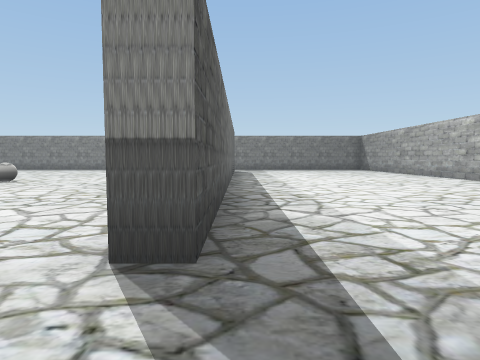
View 1 (above)

20 first-person views from a walk through a 3-D level made in the Unity game engine. The camera is 1.2 m above the floor, tilts 4° down and sees 75° across. The floor is counted in squares, 2 m on a side. Each view is taken from the middle of a square. On the plan, view 1 faces up. The plan holds only what a view shows up to about 9 squares ahead; the rest is blank. The player character is not drawn. Some surface patterns are stand-ins.

View 2
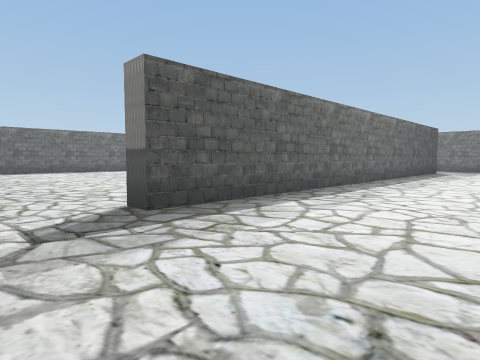

View 3
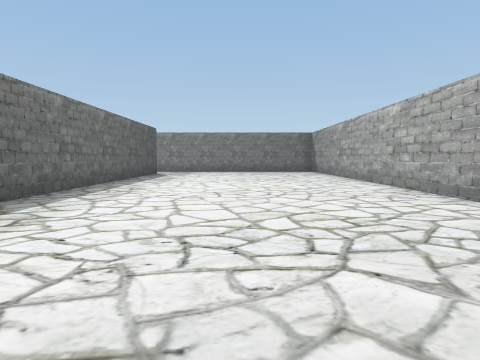

View 4
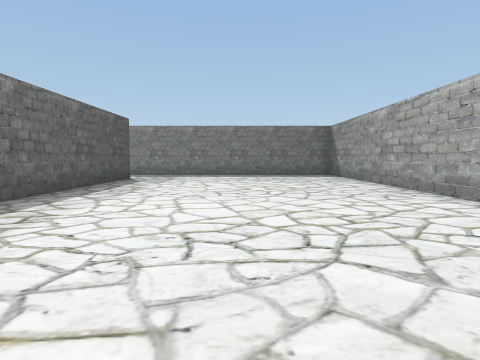

View 5
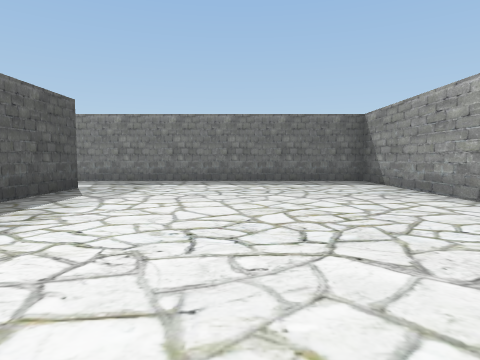

View 6
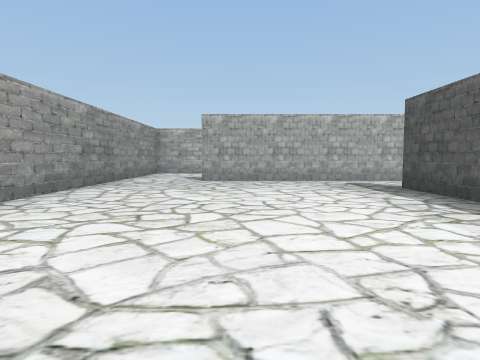

View 7
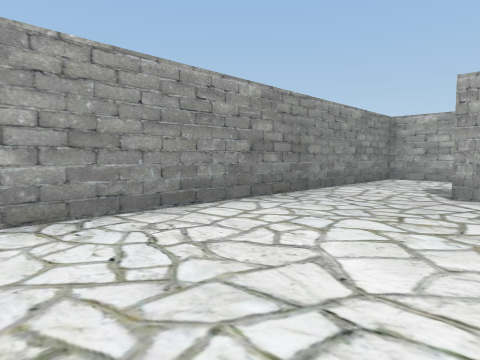

View 8
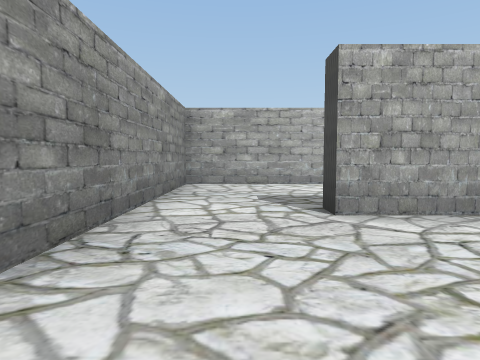

View 9
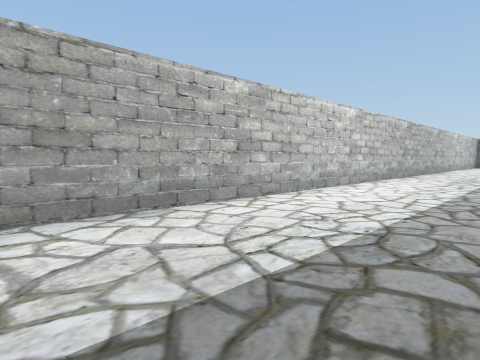

View 10
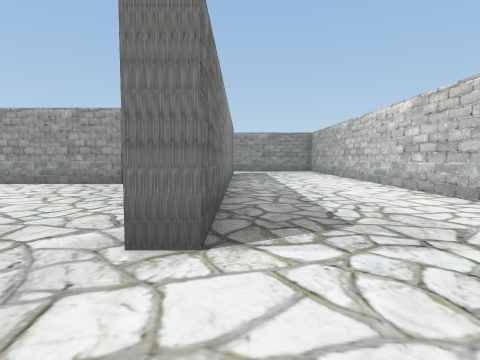

View 11
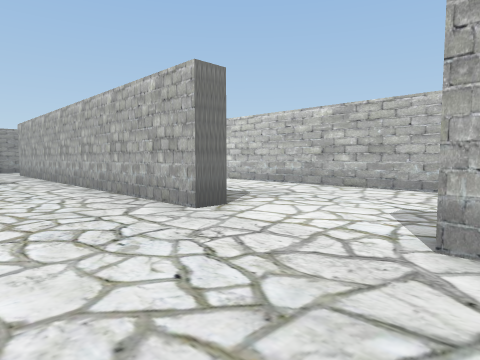

View 12
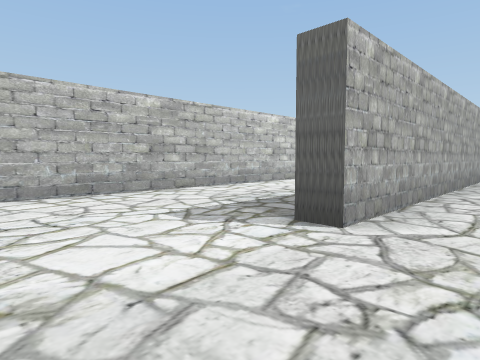

View 13
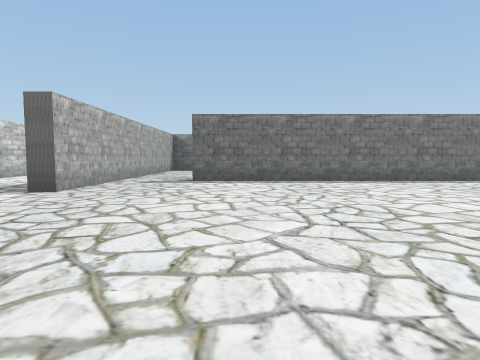

View 14
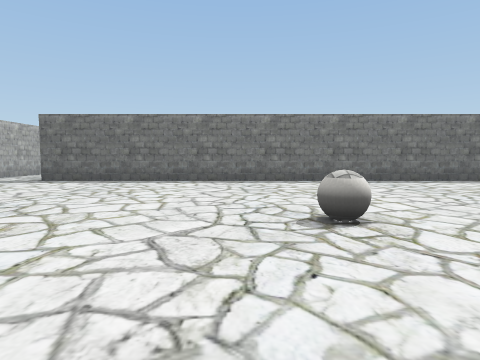

View 15
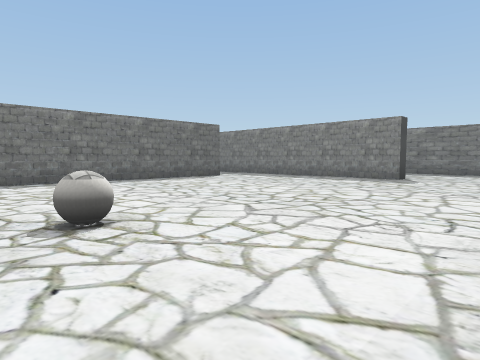

View 16
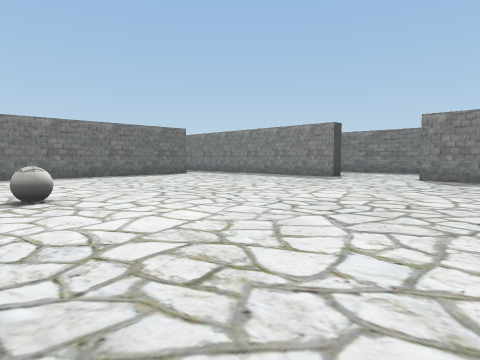

View 17
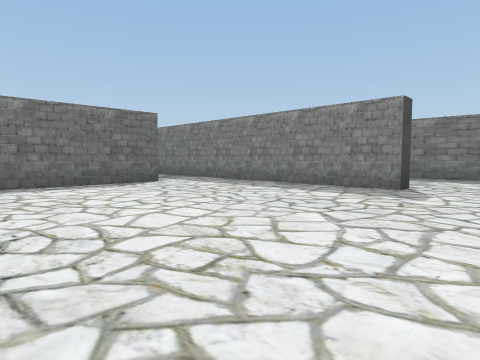

View 18
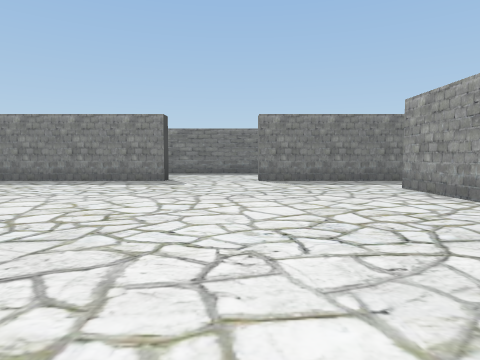

View 19
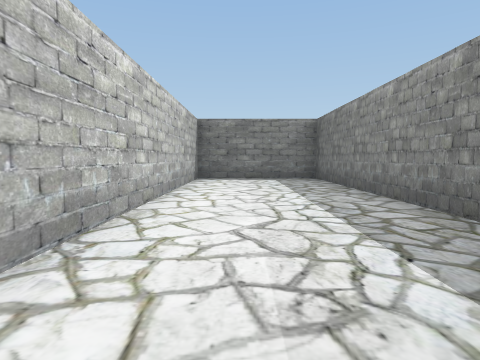

View 20
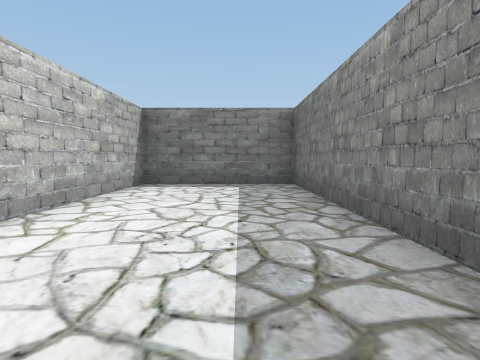

### Floor plan
Points are (right, up) in squares from view 1. A wall is a line through its corners. A room is listed if a view was taken in it or the views show most of it. See-through windows are left out.
Room 1 (views 1, 2, 3, 4, 5, 6, 7, 8, 9)
walls: (6.2, 6.1) (6.2, 16.3) (-0.5, 16.3); (-0.2, 14.2) (-0.2, 1.8); (-0.5, -0.2) (4, -0.2) (4, -0.8); (6.2, -1.5) (6.2, 4.6)
ways out: opening at (0, 0.5) to room 2; opening at (0, 15) to room 2; opening at (5.5, -1) to room 2
Room 2 (views 10, 11, 12, 13, 14, 15, 16, 17, 18, 19, 20)
walls: (-10.5, -0.2) (-8.5, -0.2) (-8.5, -0.8); (-0.2, 1.8) (-0.7, 1.8) (-0.7, 4.6); (-11.9, -0.7) (-18.2, -0.7) (-18.2, -4.2) (6.2, -4.2) (6.2, -1.5); (1, -0.7) (-6, -0.7) (-6, -0.2) (-0.5, -0.2); (-0.7, 12.1) (-0.7, 14.2); (-11.2, 14.4) (-11.2, 1.8); (-6, 16.3) (-10.6, 16.3); (-0.5, 16.3) (-3.5, 16.3)
ways out: opening at (0, 0.5) to room 1; opening at (0, 15) to room 1; opening at (5.5, -1) to room 1; opening at (-11, 0.5); opening at (-11, 15); opening at (-4.5, 16)
objects: ball (-6, 8)

Positions as (right, up) in squares from view 1, and headings:
1: (0, 0), facing up
2: (3, 0), facing up-left
3: (3, 2), facing up
4: (3, 5), facing up
5: (3, 8), facing up
6: (3, 8), facing down
7: (3, 5), facing down-right
8: (5, 3), facing down
9: (5, -1), facing down-left
10: (-8, -1), facing right
11: (-9, 2), facing down-right
12: (-6, 1), facing down-left
13: (-3, 3), facing left
14: (-3, 7), facing left
15: (-3, 7), facing up-left
16: (-1, 7), facing up-left
17: (-4, 10), facing up-left
18: (-4, 8), facing up
19: (-9, -3), facing left
20: (-11, -2), facing left
